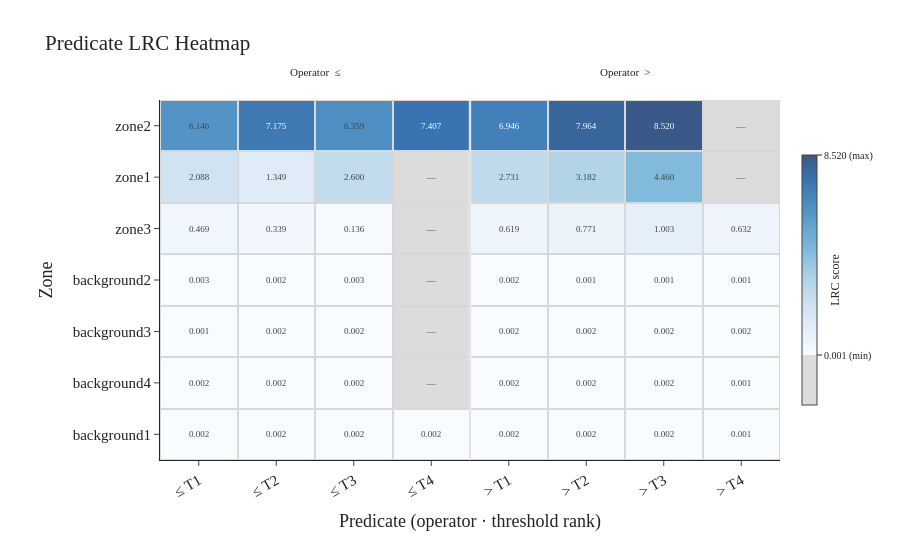

Notebook cell for this chart:
### Markdown cell above
### `plot_predicate_heatmap`

Heatmap with zones as rows (sorted by highest LRC at the top) and predicates as columns grouped by operator (`≤` then `>`). Color encodes LRC score; grey cells indicate a predicate does not appear in that zone. This matrix provides a compact overview of where each zone's explanatory power comes from — which operators and thresholds drive its influence in the explanatory graph.

### Code cell
from smx import plot_predicate_heatmap

plot_predicate_heatmap(
    lrc_natural_df=smx.lrc_natural_,
    output_path=None,
    theme=my_theme,
    return_df=True
)

### Figure 1 — Plotly figure (JSON) as saved in the notebook; plotly's stock layout.template omitted (floating-point values rounded to 4 significant figures)
{"data": [{"colorbar": {"len": 0.75, "thickness": 15, "tickfont": {"size": 10}, "tickmode": "array", "ticktext": ["0.001 (min)", "8.520 (max)"], "tickvals": [0.0005994, 8.52], "title": {"side": "right", "text": "LRC score"}}, "colorscale": [[0, "rgb(220,220,220)"], [0.2, "rgb(220,220,220)"], [0.2, "rgb(248,251,255)"], [0.2258, "rgb(243,248,253)"], [0.2516, "rgb(238,245,251)"], [0.2774, "rgb(233,242,250)"], [0.3032, "rgb(227,238,248)"], [0.329, "rgb(223,235,247)"], [0.3548, "rgb(218,231,245)"], [0.3806, "rgb(213,228,243)"], [0.4065, "rgb(207,225,241)"], [0.4323, "rgb(199,222,238)"], [0.4581, "rgb(191,218,235)"], [0.4839, "rgb(182,215,232)"], [0.5097, "rgb(173,210,230)"], [0.5355, "rgb(163,204,227)"], [0.5613, "rgb(152,199,225)"], [0.5871, "rgb(142,193,223)"], [0.6129, "rgb(132,187,220)"], [0.6387, "rgb(123,181,217)"], [0.6645, "rgb(115,175,214)"], [0.6903, "rgb(106,170,211)"], [0.7161, "rgb(99,163,207)"], [0.7419, "rgb(92,156,203)"], [0.7677, "rgb(86,150,199)"], [0.7935, "rgb(78,143,196)"], [0.8194, "rgb(73,136,191)"], [0.8452, "rgb(68,130,187)"], [0.871, "rgb(62,122,181)"], [0.8968, "rgb(58,116,176)"], [0.9226, "rgb(57,110,167)"], [0.9484, "rgb(57,102,156)"], [0.9742, "rgb(57,96,147)"], [1, "rgb(57,89,136)"]], "hoverongaps": false, "hovertemplate": "Zone: %{y}<br>Predicate: %{x}<br>LRC: %{text}<extra></extra>", "text": [["0.002", "0.002", "0.002", "0.002", "0.002", "0.002", "0.002", "0.001"], ["0.002", "0.002", "0.002", "—", "0.002", "0.002", "0.002", "0.001"], ["0.001", "0.002", "0.002", "—", "0.002", "0.002", "0.002", "0.002"], ["0.003", "0.002", "0.003", "—", "0.002", "0.001", "0.001", "0.001"], ["0.469", "0.339", "0.136", "—", "0.619", "0.771", "1.003", "0.632"], ["2.088", "1.349", "2.600", "—", "2.731", "3.182", "4.460", "—"], ["6.146", "7.175", "6.359", "7.407", "6.946", "7.964", "8.520", "—"]], "textfont": {"family": "Georgia, serif", "size": 9}, "texttemplate": "%{text}", "type": "heatmap", "x": ["≤ T1", "≤ T2", "≤ T3", "≤ T4", "> T1", "> T2", "> T3", "> T4"], "xgap": 2, "y": ["background1", "background4", "background3", "background2", "zone3", "zone1", "zone2"], "ygap": 2, "z": [[0.001854, 0.001761, 0.002083, 0.002277, 0.001958, 0.002151, 0.001907, 0.0005994], [0.002281, 0.001966, 0.002138, -2.129, 0.002201, 0.002031, 0.001959, 0.0009763], [0.001332, 0.002101, 0.001849, -2.129, 0.002297, 0.002137, 0.001933, 0.001569], [0.003328, 0.002483, 0.002668, -2.129, 0.001962, 0.001334, 0.0008967, 0.0006864], [0.4689, 0.3389, 0.136, -2.129, 0.6189, 0.7714, 1.003, 0.6316], [2.088, 1.349, 2.6, -2.129, 2.731, 3.182, 4.46, -2.129], [6.146, 7.175, 6.359, 7.407, 6.946, 7.964, 8.52, -2.129]], "zmax": 8.52, "zmin": -2.129}], "layout": {"annotations": [{"font": {"family": "Georgia, serif", "size": 11}, "showarrow": false, "text": "Operator  ≤", "x": 1.5, "xref": "x", "y": 1.1, "yref": "paper"}, {"font": {"family": "Georgia, serif", "size": 11}, "showarrow": false, "text": "Operator  >", "x": 5.5, "xref": "x", "y": 1.1, "yref": "paper"}], "font": {"family": "Georgia, serif", "size": 15}, "margin": {"b": 100, "l": 160, "r": 120, "t": 100}, "plot_bgcolor": "#d8d8d8", "shapes": [{"line": {"color": "white", "width": 3}, "type": "line", "x0": 3.5, "x1": 3.5, "xref": "x", "y0": 0, "y1": 1, "yref": "y domain"}], "title": {"text": "Predicate LRC Heatmap"}, "xaxis": {"tickangle": -30, "title": {"text": "Predicate (operator · threshold rank)"}}, "yaxis": {"title": {"text": "Zone"}}}}
